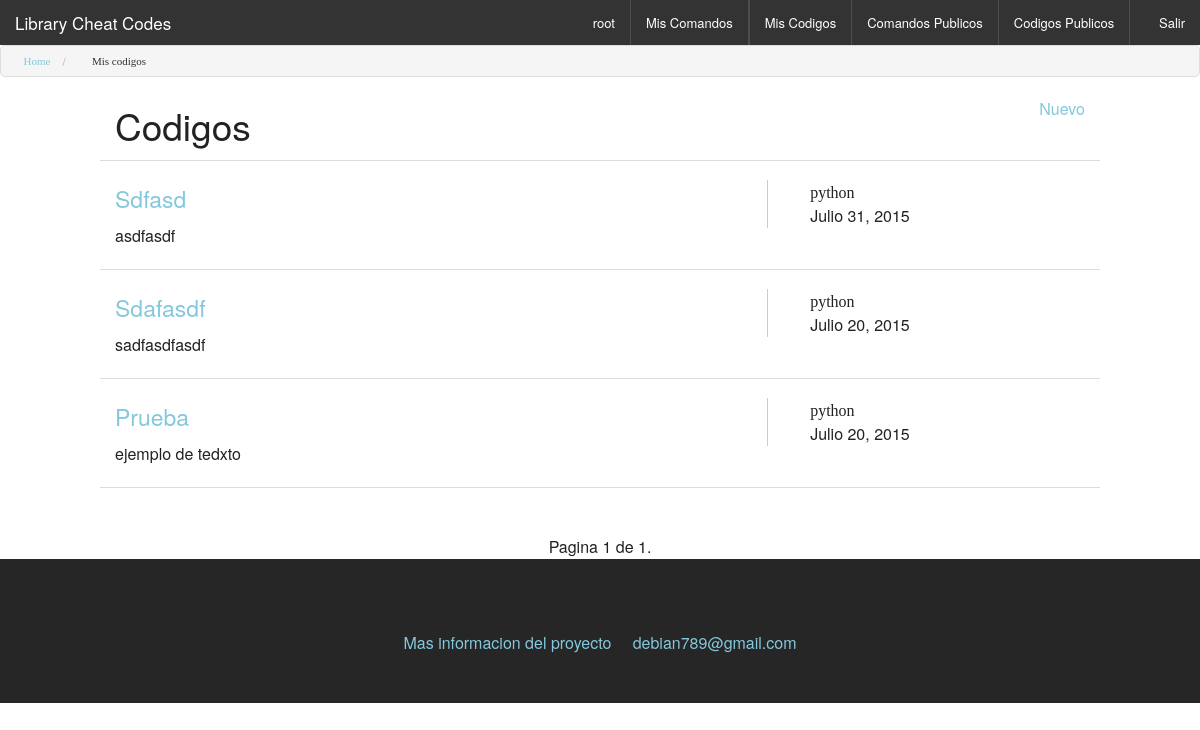
Screenshot of /codigos/ (signed in) with the database file from the repository.
### codigos/models.py (models this page shows, shortened)
class mdl_codigos(models.Model):
	titulo 		 = models.CharField(max_length=500)
	descripcion  = models.TextField(blank=True)
	links    	 = models.URLField(max_length=300,blank=True)
	lenguaje     = models.ForeignKey(mdl_lenguaje,blank=False)
	archivo      = models.FileField(upload_to='archivoCodigos/',null=True,blank=True)
	codigo 		 = models.TextField()
	usuario      = models.ForeignKey(User)
	favorito     = models.BooleanField(default=False,blank=False)
	fechaIngreso = models.DateField(auto_now = True)
	estado       = models.BooleanField(default = False)
	class Meta:
		verbose_name = ('Codigo')
		verbose_name_plural = ('Codigos')

### elementos_comunes/models.py (models this page shows)
class mdl_lenguaje(models.Model):
	nombre = models.CharField(max_length = 300)
	class Meta:
		verbose_name = ('Lenguaje')
		verbose_name_plural = ('Lenguajes')
	def __unicode__(self):
		return self.nombre

### codigos/views.py (the view)
# urls.py: url(r'^codigos/$','view_codigos', name = 'codigos'),
@login_required
def view_codigos(request):
	if request.method == 'POST':
		formularioBusqueda = frm_codigos_busqueda(request.POST)
		if formularioBusqueda.is_valid():
			usuario = User.objects.select_related().get(id=request.user.id)
			codigos = mdl_codigos.objects.select_related().filter(usuario=usuario).order_by('-id')
			if formularioBusqueda.cleaned_data['busqueda']:
				codigos = codigos.filter( Q(titulo__icontains=formularioBusqueda.cleaned_data['busqueda']) | Q(descripcion__icontains=formularioBusqueda.cleaned_data['busqueda']) )
			else:
				pass
			if formularioBusqueda.cleaned_data['lenguaje']  :
				codigos = codigos.filter(lenguaje=formularioBusqueda.cleaned_data['lenguaje'])
			else:
				pass
			if formularioBusqueda.cleaned_data['adjunto']:
				codigos = codigos.filter(archivo__isnull=False).exclude(archivo__exact='')
				print "busqueda por adjunto "
			else:
				pass
			paginator = Paginator(codigos,20)
			page = request.POST.get('page')
			try:
				contacts = paginator.page(page)
			except PageNotAnInteger:
				contacts = paginator.page(1)
			except EmptyPage:
				contacts = paginator.page(paginator.num_pages)
			porFormulario=True
			contexto = {"codigos":contacts,"formularioBusqueda":formularioBusqueda,"porFormulario":porFormulario}
		else:
			usuario = User.objects.select_related().get(id=request.user.id)
			codigos = mdl_codigos.objects.select_related().filter(usuario=usuario).order_by('-id')
			formularioBusqueda = frm_codigos_busqueda()
			paginator = Paginator(codigos,20)
			page = request.POST.get('page')
			try:
				contacts = paginator.page(page)
			except PageNotAnInteger:
				contacts = paginator.page(1)
			except EmptyPage:
				contacts = paginator.page(paginator.num_pages)
			porFormulario=True
			contexto = {"codigos":contacts,"formularioBusqueda":formularioBusqueda,"porFormulario":porFormulario}
		return render(request,"codigos.html",contexto)
	else:
		usuario = User.objects.select_related().get(id=request.user.id)
		codigos = mdl_codigos.objects.select_related().filter(usuario=usuario).order_by('-id')
		formularioBusqueda = frm_codigos_busqueda()
		paginator = Paginator(codigos,20)
		page = request.GET.get('page')
		try:
			contacts = paginator.page(page)
		except PageNotAnInteger:
			contacts = paginator.page(1)
		except EmptyPage:
			contacts = paginator.page(paginator.num_pages)
		contexto = {"codigos":contacts,"formularioBusqueda":formularioBusqueda}
		return render(request,"codigos.html",contexto)

### principal/context_processors.py (called while the page is built)
def menu(request):
    menu = {'menu': [
        {'name': 'Mis Comandos ', 'url':reverse('comandos')},
        {'name': 'Mis Codigos ', 'url': reverse('codigos')},
        {'name': 'Comandos Publicos ', 'url':reverse('comandos_publicos')},
        {'name': 'Codigos Publicos', 'url': reverse('codigos_publicos')},
    ]}
    for item in menu['menu']:
        if request.path == item['url']:
            item['active'] = True
    return menu

def menu_publico(request):
    menu = {'menu_publico': [
        {'name': 'Comandos ', 'url':reverse('comandos_publicos')},
        {'name': 'Codigos ', 'url': reverse('codigos_publicos')},
    ]}
    for item in menu['menu_publico']:
        if request.path == item['url']:
            item['active'] = True
    return menu

### codigos/templates/codigos.html (shortened to what this page needs)
{% extends "base.html" %}
{% block contenido %}
<ul class="breadcrumbs">
 	 <li><a href="{% url 'inicio' %} " class="icon-home3">Home</a></li>
	{% if user.is_authenticated %}
		<li class="current">	<a href="{% url 'codigos' %}" class="activado icon-embed2"> Mis codigos  </a>  </li>
	{% else %}
		<li class="current"><a href="{% url 'codigos_publicos' %}" class="activado"> Codigos </a>  </li>
	{% endif %}
</ul>
<article class="resultadoBusqueda">
<div class="row">
<div class="large-8 column"><h2>Codigos</h2></div>
<div class="large-4 column text-right">
	{% if user.is_authenticated %}
				<a href="{% url 'agregar_codigo'%}" class="opcionNuevo"  data-reveal-id="modalAdministracion" data-reveal >
					 <span class="icon-file-text2"></span> Nuevo</a>
	{% endif %}
</div>
<hr>
	{% if codigos %}
	<div id="itemCollection" class="large-12">
		{% for codigo in codigos %}
		<div class=" "  >
			{% if user.is_authenticated %}
			<div class=" " >
				<div class="large-8 column">
					<h4>
					<a href="{% url 'detalle_codigo' codigo.id  %}">{{ codigo.titulo|truncatechars:140|capfirst }}</a>
					</h4>
					<p >{{ codigo.descripcion|truncatechars:140 }}  </p>
				</div>
				<div class="large-4 column"  style="border-left:1px solid #ccc  ">
		<div class="large-6 small-6 column"> <span class="icon-leaf">{{codigo.lenguaje }}</span></div>
		<div class="large-1 small-1 column">
			<a href="{% url 'editar_codigo' codigo.id %}" class=" icon-pencil2 opcionEditar" data-reveal-id="modalAdministracion" data-reveal ></a>
		</div>
		<div class="large-1 small-1 column">
			{% if codigo.archivo %}
				<a href="{{MEDIA_URL}}/{{codigo.archivo}} " class=" icon-attachment " target="blank"></a>
			{% else %}
				<span class="icon-attachment"></span>
			{% endif %}
		</div>
		<div class="large-1 small-1 column"><a href="{% url 'codigo_pdf' codigo.id %}" class="icon-file-text">	</a></div>
		<div class="large-1 small-1 column">
			<a href="{% url 'eliminar_codigo' codigo.id %}" class=" icon-bin2" ></a>
			</div>
		<br>
		<div class="large-12 small-12 column"> <span class="icon-calendar"></span>{{codigo.fechaIngreso }}</div>
			</div>
			</div>
			<hr>
			{% endif %}
		</div>
		{% endfor %}
	</div>
	</div>
	{% if not porFormulario %}
	<div class="text-center">
	<br>
	<br>
		<span class="step-links">
			<span class="current">
				Pagina {{ codigos.number }} de {{ codigos.paginator.num_pages }}.
			</span>
		</span>
	</div>
	{% endif %}
	{% endif %}
</article>
{% endblock %}

### templates/base.html (shortened to what this page needs)
{% load static from staticfiles %}
<!doctype html>
<html lang="es">
<head>
	<link rel="stylesheet" href="{% static "foundation/css/foundation.min.css"%}"/>
	<link rel="stylesheet" href="{% static "icomoon/style.css"%}"/>
	<link rel="stylesheet" href="{% static "highlight/styles/androidstudio.css"  %}">
</head>
<body>
	<header>
		<nav class="top-bar" data-topbar="">
			<ul class="title-area">
 				<li class="name"><h1><a href="{% url 'inicio' %}">Library Cheat Codes</a></h1></li>
			</ul>
			<section class="top-bar-section">
 				<ul class="right">
					{% if user.is_authenticated %}
						<li><a href=""> <span class="icon-user"></span> {{ user}} </a></li>
					{% endif %}
					{% include 'menu.html'%}
					{% if user.is_authenticated %}
						<li><a href="{% url 'salir' %}" ><span class="icon-exit"></span> Salir</a></li>
					{% endif %}
				</ul>
			</section>
		</nav>
	</header>
	<section class="contenido">
		{% block contenido%}{% endblock%}
	</section>
	<footer style="background:#262626;" class="text-center">
		<br>
		<br>
		<br>
		<a href="https://github.com/debian789/librarycheatcodes" target="_black">Mas informacion del proyecto <span class=" icon-github3"></span> <span> debian789@gmail.com</span></a>
		<br>
		<br>
		<br>
	</footer>
</body>
</html>

### principal/static/icomoon/style.css (style rules this page uses)
[class^="icon-"], [class*=" icon-"] { font-family: 'icomoon'; speak: none; font-style: normal; font-weight: normal; font-variant: normal; text-transform: none; line-height: 1; -webkit-font-smoothing: antialiased; -moz-osx-font-smoothing: grayscale; }
.icon-home3:before { content: "\e902"; }
.icon-pencil2:before { content: "\e906"; }
.icon-file-text:before { content: "\e922"; }
.icon-file-text2:before { content: "\e926"; }
.icon-calendar:before { content: "\e953"; }
.icon-user:before { content: "\e971"; }
.icon-leaf:before { content: "\e9a4"; }
.icon-bin2:before { content: "\e9ad"; }
.icon-attachment:before { content: "\e9cd"; }
.icon-exit:before { content: "\ea14"; }
.icon-embed2:before { content: "\ea80"; }
.icon-github3:before { content: "\eab3"; }

### rows the page displays
mdl_codigos: titulo "Sdfasd", descripcion "asdfasdf", lenguaje "python", fechaIngreso "Julio 31, 2015"
mdl_codigos: titulo "Sdafasdf", descripcion "sadfasdfasdf", lenguaje "python", fechaIngreso "Julio 20, 2015"
mdl_codigos: titulo "Prueba", descripcion "ejemplo de tedxto", lenguaje "python", fechaIngreso "Julio 20, 2015"

### other values shown
{{ user }} "root"
{{ item.name }} "Mis Comandos" "Mis Codigos" "Comandos Publicos" "Codigos Publicos"
{{ codigos.number }} "1"
{{ codigos.paginator.num_pages }} "1"
